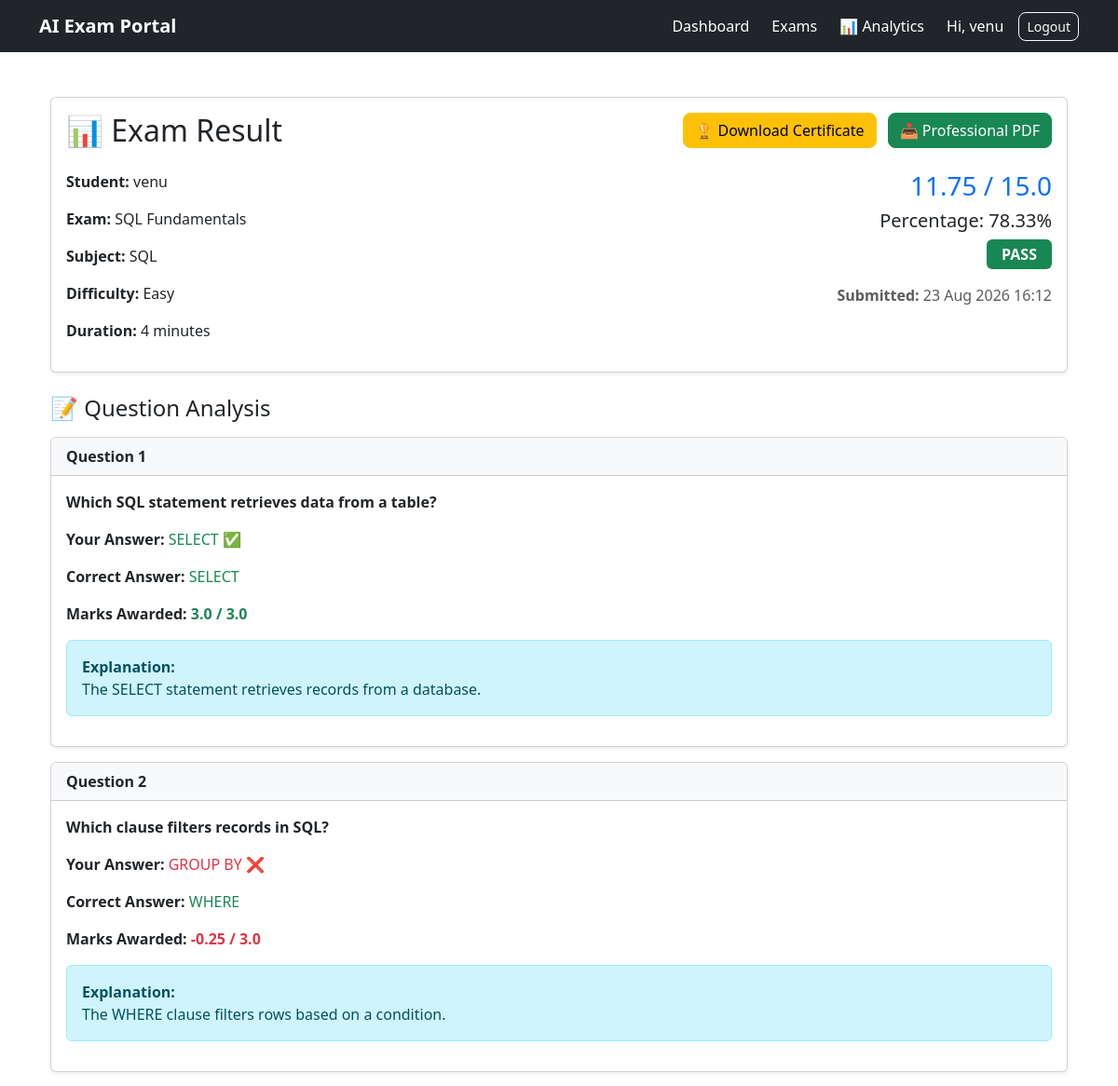
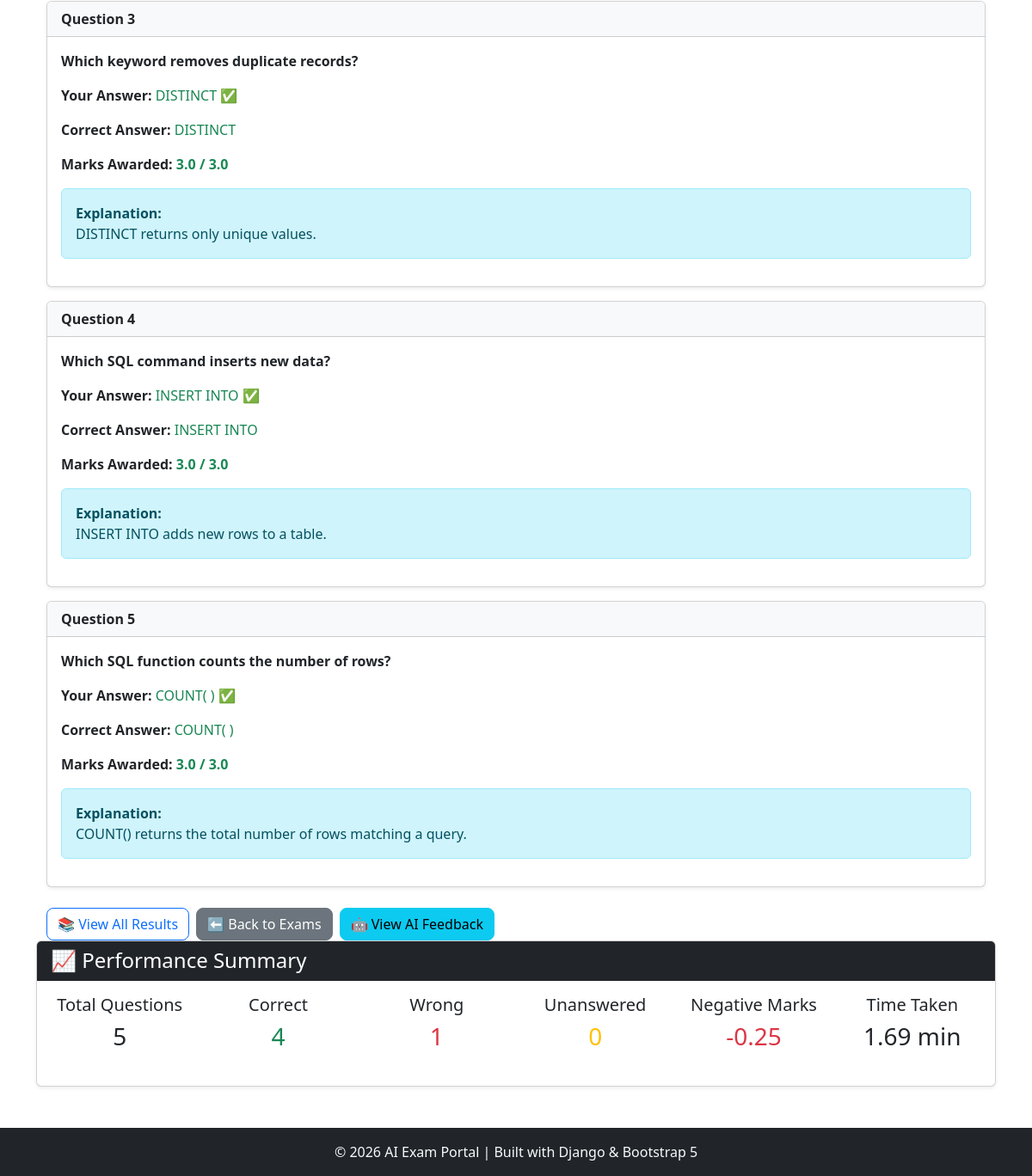
Page /exams/results/20/ (signed in) on the committed database (2 pictures, top to bottom).
### exams/models.py (models this page shows, shortened)
class ExamAttempt(models.Model):
    student = models.ForeignKey(
        User,
        on_delete=models.CASCADE,
        related_name="exam_attempts"
    )
    exam = models.ForeignKey(
        Exam,
        on_delete=models.CASCADE,
        related_name="attempts"
    )
    started_at = models.DateTimeField(
        auto_now_add=True
    )
    submitted_at = models.DateTimeField(
        null=True,
        blank=True
    )
    score = models.FloatField(
        default=0
    )
    total_marks = models.FloatField(default=0)
    is_submitted = models.BooleanField(
        default=False
    )
    class Meta:
        ordering = ['-started_at']
        constraints = [
            models.UniqueConstraint(
                fields=[
                    'student',
                    'exam'
                ],
                condition=Q(
                    is_submitted=True
                ),
                name="unique_submitted_attempt"
            )
        ]
    @property
    def percentage(self):
        if self.total_marks == 0:
            return 0
        return round(
            (self.score / self.total_marks) * 100,
            2
        )
    @property
    def is_passed(self):
        return self.percentage >= 40

class Exam(models.Model):
    DIFFICULTY_CHOICES = [
        ('Easy', 'Easy'),
        ('Medium', 'Medium'),
        ('Hard', 'Hard'),
    ]
    title = models.CharField(max_length=200)
    subject = models.CharField(max_length=100)
    description = models.TextField(blank=True)
    duration_minutes = models.PositiveIntegerField(default=30)
    negative_marking = models.BooleanField(
        default=False,
        help_text="Enable negative marking for incorrect answers."
    )
    negative_marks = models.FloatField(
        default=0.25,
        help_text="Marks deducted for each incorrect answer."
    )
    marks_per_question = models.FloatField(
        default=1,
        help_text="Marks awarded for each correct answer."
    )
    difficulty = models.CharField(
        max_length=10,
        choices=DIFFICULTY_CHOICES
    )
    created_by = models.ForeignKey(
        User,
        on_delete=models.CASCADE
    )
    created_at = models.DateTimeField(
        auto_now_add=True
    )
    class Meta:
        ordering = ['-created_at']
    @property
    def question_count(self):
        return self.questions.count()

class StudentAnswer(models.Model):
    attempt = models.ForeignKey(
        ExamAttempt,
        on_delete=models.CASCADE,
        related_name="answers"
    )
    question = models.ForeignKey(
        Question,
        on_delete=models.CASCADE
    )
    selected_option = models.ForeignKey(
        Option,
        on_delete=models.SET_NULL,
        null=True,
        blank=True
    )
    marks_awarded = models.FloatField(
        default=0
    )
    class Meta:
        unique_together = [
            'attempt',
            'question'
        ]
        ordering = [
            'question__id'
        ]

class Question(models.Model):
    exam = models.ForeignKey(
        Exam,
        on_delete=models.CASCADE,
        related_name="questions"
    )
    question_number = models.PositiveIntegerField(
        blank=True,
        null=True
    )
    question_text = models.TextField()
    marks = models.FloatField(
        default=1
    )
    explanation = models.TextField(
        blank=True
    )
    created_at = models.DateTimeField(
        auto_now_add=True
    )
    class Meta:
        ordering = ['question_number']

class Option(models.Model):
    question = models.ForeignKey(
        Question,
        on_delete=models.CASCADE,
        related_name="options"
    )
    option_text = models.CharField(
        max_length=255
    )
    is_correct = models.BooleanField(
        default=False
    )
    class Meta:
        ordering = ['id']

### exams/views.py (the view)
class ResultDetailView(LoginRequiredMixin,View):
    template_name="exams/result_detail.html"
    def get(self, request, pk):
        attempt = get_object_or_404(
            ExamAttempt,
            id=pk,
            student=request.user
        )
        answers = attempt.answers.select_related(
            "question",
            "selected_option"
        )
        correct = 0
        wrong = 0
        unanswered = 0
        negative_marks = 0
        for answer in answers:
            if answer.selected_option is None:
                unanswered += 1
            elif answer.selected_option.is_correct:
                correct += 1
            else:
                wrong += 1
                if answer.marks_awarded < 0:
                    negative_marks += abs(answer.marks_awarded)
        total_questions = attempt.exam.questions.count()
        unanswered = total_questions - (correct + wrong)
        if attempt.submitted_at:
            time_taken = round((
                attempt.submitted_at - attempt.started_at
            ).total_seconds() / 60,2)
        else:
            time_taken = 0
        analysis = analyze_performance(attempt)
        return render(
            request,
            self.template_name,
            {
                "attempt": attempt,
                "answers": answers,
                "analysis": analysis,
                "correct": correct,
                "wrong": wrong,
                "unanswered": unanswered,
                "negative_marks": negative_marks,
                "time_taken": time_taken,
            },
        )

### templates/exams/result_detail.html (shortened to what this page needs)
{% extends 'base.html' %}
{% block content %}
<div class="container mt-4">
    <div class="card shadow-sm mb-4">
        <div class="card-body">
            <div class="d-flex justify-content-between align-items-center mb-3">
                <h2 class="card-title mb-0">📊 Exam Result</h2>
                <div>
                    {% if attempt.is_passed %}
                    <a href="{% url 'download_certificate' attempt.id %}"
                    class="btn btn-warning">
                        🏆 Download Certificate
                    </a>
                    {% else %}
                    <button class="btn btn-secondary" disabled>
                        ❌ Certificate Available Only After Passing
                    </button>
                    {% endif %}
                    <a href="{% url 'download_result_pdf' attempt.id %}"
                       class="btn btn-success ms-2">
                        📥 Professional PDF
                    </a>
                </div>
            </div>
            <div class="row mt-4">
                <div class="col-md-6">
                    <p><strong>Student:</strong> {{ attempt.student.username }}</p>
                    <p><strong>Exam:</strong> {{ attempt.exam.title }}</p>
                    <p><strong>Subject:</strong> {{ attempt.exam.subject }}</p>
                    <p><strong>Difficulty:</strong> {{ attempt.exam.difficulty }}</p>
                    <p><strong>Duration:</strong> {{ attempt.exam.duration_minutes }} minutes</p>
                </div>
                <div class="col-md-6 text-md-end">
                    <h3 class="text-primary">
                        {{ attempt.score }} / {{ attempt.total_marks }}
                    </h3>
                    <h5>
                        Percentage: {{ attempt.percentage }}%
                    </h5>
                    {% if attempt.is_passed %}
                        <span class="badge bg-success fs-6 px-3 py-2">PASS</span>
                    {% else %}
                        <span class="badge bg-danger fs-6 px-3 py-2">FAIL</span>
                    {% endif %}
                    <p class="mt-3 text-muted">
                        <strong>Submitted:</strong>
                        {{ attempt.submitted_at|date:"d M Y H:i" }}
                    </p>
                </div>
            </div>
        </div>
    </div>
    <h4 class="mb-3">📝 Question Analysis</h4>
    {% for answer in answers %}
        <div class="card mb-3 shadow-sm">
            <div class="card-header bg-light">
                <strong>Question {{ answer.question.question_number }}</strong>
            </div>
            <div class="card-body">
                <p class="fw-bold">
                    {{ answer.question.question_text }}
                </p>
                <p>
                    <strong>Your Answer:</strong>
                    {% if answer.selected_option %}
                        {% if answer.selected_option.is_correct %}
                            <span class="text-success">
                                {{ answer.selected_option.option_text }} ✅
                            </span>
                        {% else %}
                            <span class="text-danger">
                                {{ answer.selected_option.option_text }} ❌
                            </span>
                        {% endif %}
                    {% else %}
                        <span class="text-muted">Not answered</span>
                    {% endif %}
                </p>
                <p>
                    <strong>Correct Answer:</strong>
                    {% for option in answer.question.options.all %}
                        {% if option.is_correct %}
                            <span class="text-success">
                                {{ option.option_text }}
                            </span>
                        {% endif %}
                    {% endfor %}
                </p>
                <p>
                    <strong>Marks Awarded:</strong>
                    {% if answer.marks_awarded < 0 %}
                        <span class="text-danger fw-bold">
                            {{ answer.marks_awarded }} / {{ attempt.exam.marks_per_question }}
                        </span>
                    {% else %}
                        <span class="text-success fw-bold">
                            {{ answer.marks_awarded }} / {{ attempt.exam.marks_per_question }}
                        </span>
                    {% endif %}
                </p>
                {% if answer.question.explanation %}
                    <div class="alert alert-info mt-3">
                        <strong>Explanation:</strong><br>
                        {{ answer.question.explanation }}
                    </div>
                {% endif %}
            </div>
        </div>
    {% empty %}
        <div class="alert alert-warning">
            No answers found for this attempt.
        </div>
    {% endfor %}
    <div class="mt-4 d-flex flex-wrap gap-2">
        <a href="{% url 'result_history' %}"
           class="btn btn-outline-primary">
            📚 View All Results
        </a>
        <a href="{% url 'exam_list' %}"
           class="btn btn-secondary">
            ⬅ Back to Exams
        </a>
        <a href="{% url 'ai_feedback' attempt.id %}"
           class="btn btn-info">
            🤖 View AI Feedback
        </a>
    </div>
</div>
<div class="card shadow-sm mb-4">
    <div class="card-header bg-dark text-white">
        <h4 class="mb-0">📈 Performance Summary</h4>
    </div>
    <div class="card-body">
        <div class="row text-center">
            <div class="col-md-2 mb-3">
                <h5>Total Questions</h5>
                <h3>{{ attempt.exam.question_count }}</h3>
            </div>
            <div class="col-md-2 mb-3">
                <h5>Correct</h5>
                <h3 class="text-success">{{ correct }}</h3>
            </div>
            <div class="col-md-2 mb-3">
                <h5>Wrong</h5>
                <h3 class="text-danger">{{ wrong }}</h3>
            </div>
            <div class="col-md-2 mb-3">
                <h5>Unanswered</h5>
                <h3 class="text-warning">{{ unanswered }}</h3>
            </div>
            <div class="col-md-2 mb-3">
                <h5>Negative Marks</h5>
                <h3 class="text-danger">-{{ negative_marks }}</h3>
            </div>
            <div class="col-md-2 mb-3">
                <h5>Time Taken</h5>
                <h3>{{ time_taken }} min</h3>
            </div>
        </div>
    </div>
</div>
{% endblock %}

### templates/base.html (shortened to what this page needs)
<!DOCTYPE html>
<html lang="en">
<head>
    <link href="https://cdn.jsdelivr.net/npm/bootstrap@5.3.3/dist/css/bootstrap.min.css" rel="stylesheet">
    <link rel="stylesheet"
          href="https://cdn.jsdelivr.net/npm/bootstrap-icons@1.11.3/font/bootstrap-icons.min.css">
</head>
<body class="d-flex flex-column min-vh-100">
<nav class="navbar navbar-expand-lg navbar-dark bg-dark">
    <div class="container">
        <a class="navbar-brand fw-bold" href="/">
            AI Exam Portal
        </a>
        <div class="collapse navbar-collapse" id="mainNavbar">
            <div class="navbar-nav ms-auto align-items-lg-center gap-lg-2">
                <a href="{% url 'dashboard' %}"
                   class="nav-link text-white">
                    Dashboard
                </a>
                <a href="{% url 'exam_list' %}"
                   class="nav-link text-white">
                    Exams
                </a>
                <a href="{% url 'performance_analytics' %}"
                   class="nav-link text-white">
                    📊 Analytics
                </a>
                {% if user.is_authenticated %}
                    <span class="nav-link text-white">
                        Hi, {{ user.username }}
                    </span>
                    <form method="post"
                          action="{% url 'logout' %}"
                          class="d-lg-inline">
                        <button type="submit"
                                class="btn btn-outline-light btn-sm w-100 w-lg-auto">
                            Logout
                        </button>
                    </form>
                {% endif %}
            </div>
        </div>
    </div>
</nav>
<main class="container py-4 flex-grow-1">
    {% block content %}{% endblock %}
</main>
<footer class="bg-dark text-light text-center py-3 mt-auto">
    <p class="mb-0">
        © 2026 AI Exam Portal | Built with Django  & Bootstrap 5
    </p>
</footer>
</body>
</html>

### templates/base.html (style rules this page uses)
.btn { transition: all 0.25s ease; border-radius: 8px; }

### rows in the picture
ExamAttempt: student.username "venu", exam "SQL Fundamentals", exam.subject "SQL", exam.difficulty "Easy", exam.duration_minutes "4", score "11.75", total_marks "15.0", percentage "78.33", submitted_at "23 Aug 2026 16:12", exam.marks_per_question "3.0", exam.question_count "5"
StudentAnswer: question.question_number "1", question.question_text "Which SQL statement retrieves data from a table?", selected_option.option_text "SELECT", marks_awarded "3.0", question.explanation "The SELECT statement retrieves records from a database."
Option: option_text "SELECT"
StudentAnswer: question.question_number "2", question.question_text "Which clause filters records in SQL?", selected_option.option_text "GROUP BY", marks_awarded "-0.25", question.explanation "The WHERE clause filters rows based on a condition."
Option: option_text "WHERE"
StudentAnswer: question.question_number "3", question.question_text "Which keyword removes duplicate records?", selected_option.option_text "DISTINCT", marks_awarded "3.0", question.explanation "DISTINCT returns only unique values."
Option: option_text "DISTINCT"
StudentAnswer: question.question_number "4", question.question_text "Which SQL command inserts new data?", selected_option.option_text "INSERT INTO", marks_awarded "3.0", question.explanation "INSERT INTO adds new rows to a table."
Option: option_text "INSERT INTO"
StudentAnswer: question.question_number "5", question.question_text "Which SQL function counts the number of rows?", selected_option.option_text "COUNT( )", marks_awarded "3.0", question.explanation "COUNT() returns the total number of rows matching a query."
Option: option_text "COUNT( )"

### other values in the picture
{{ user.username }} "venu"
{{ correct }} "4"
{{ wrong }} "1"
{{ unanswered }} "0"
{{ negative_marks }} "0.25"
{{ time_taken }} "1.69"
